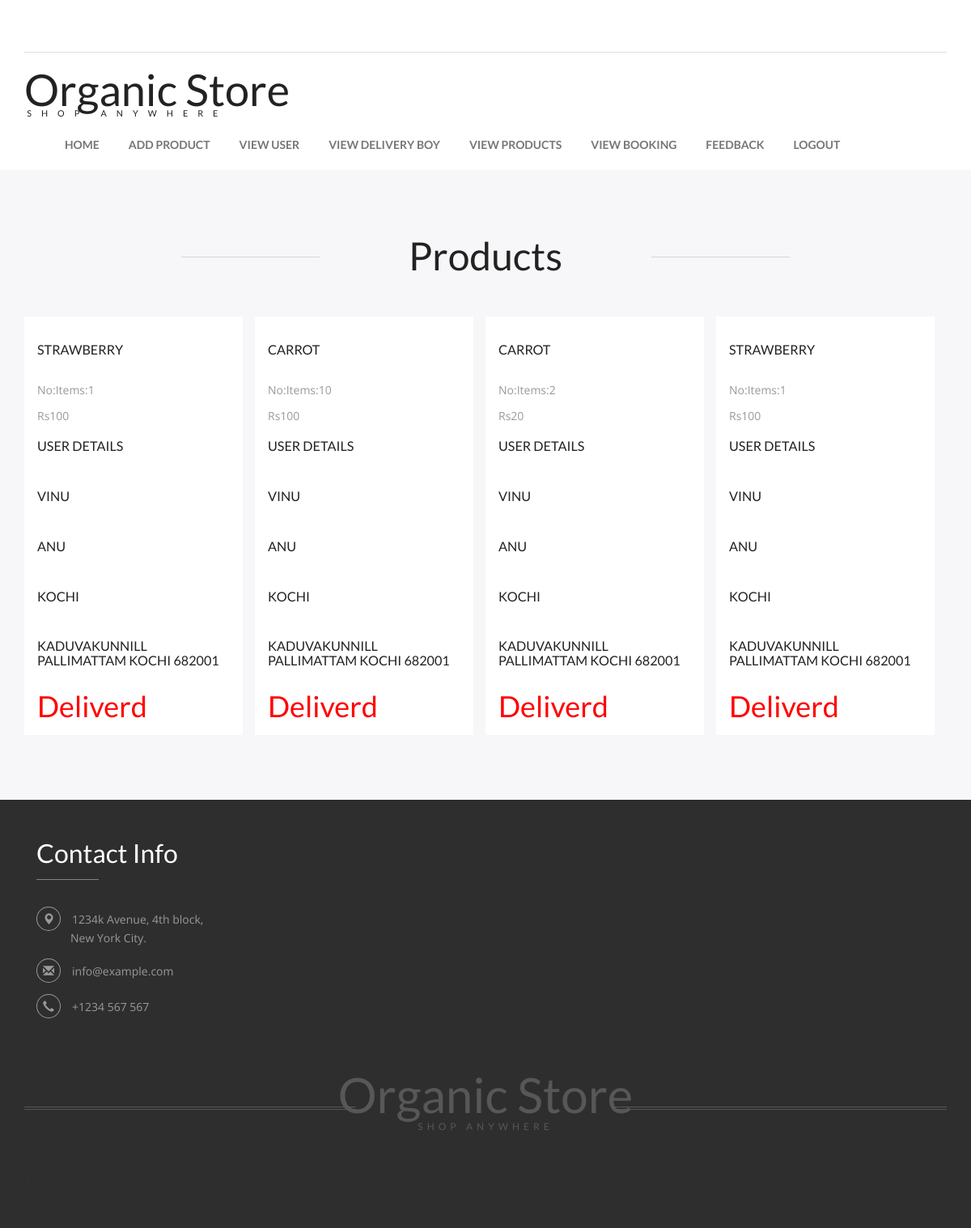
Screenshot of /admin_booked_pro/ (signed in) with the database file from the repository.
### app/models.py (models this page shows)
class Cart_table(models.Model):
    cart_id = models.AutoField(primary_key=True)
    cart_date=models.CharField(max_length=100)
    cart_name=models.CharField(max_length=100)
    cart_cat=models.CharField(max_length=100)
    cart_stock=models.CharField(max_length=100)
    cart_rate=models.CharField(max_length=100)
    userid=models.ForeignKey(Usertable,on_delete=models.CASCADE,blank=True,null=True)
    p_id=models.ForeignKey(Product_table,on_delete=models.CASCADE,blank=True,null=True)
    cart1=models.CharField(max_length=100,default="" )
    cart2=models.CharField(max_length=100,default="" )

class Product_table(models.Model):
    p_id = models.AutoField(primary_key=True)
    p_date=models.CharField(max_length=100)
    p_name=models.CharField(max_length=100)
    p_img=models.ImageField(max_length=100)
    p_cat=models.CharField(max_length=100)
    p_stock=models.CharField(max_length=100)
    p_rate=models.CharField(max_length=100)
    userid=models.ForeignKey(Usertable,on_delete=models.CASCADE,blank=True,null=True)
    pro1=models.CharField(max_length=100,default="" )
    pro2=models.CharField(max_length=100,default="" )

class Usertable(models.Model):
    userid = models.AutoField(primary_key=True)
    user_name=models.CharField(max_length=100)
    user_lname=models.CharField(max_length=100)
    user_phone=models.CharField(max_length=100)
    user_address=models.CharField(max_length=100)
    user_email=models.CharField(max_length=100)
    user_pass=models.CharField(max_length=100)
    user_loca=models.CharField(max_length=100)
    user1=models.CharField(max_length=100,default="" )
    user2=models.CharField(max_length=100,default="" )

### app/views.py (the view)
# urls.py: path('admin_booked_pro/', views.admin_booked_pro),
def admin_booked_pro(request):
    msg=""
    uid=request.session['uid']
    abc=Cart_table.objects.all()
    print(uid)
    print(uid)
    print(abc)
    if request.POST:
        abc=Cart_table.objects.filter(userid_id=uid).delete()
        msg="moved to trash"
    return render(request, 'admin/admin_booked_pro.html',{"abc":abc,"msg":msg})

### Templates/Admin/admin_booked_pro.html (shortened to what this page needs)
{% extends 'admin/admin_home.html' %}
	{% load static %}
	{% block content %}
    <div class="new-collections">
        <div class="container">
            <h3 class="animated wow zoomIn" data-wow-delay=".5s">Products</h3>
            <div class="new-collections-grids">
                {% for i in abc%}
                <div class="col-md-3 new-collections-grid ">
                    <div class="new-collections-grid1 animated wow slideInUp">
                        <h4><a href="">{{i.p_id.p_name}}</a></h4><br>
                        <p> No:Items:{{i.cart_stock}}</p>
                        <p>Rs{{i.cart_rate}}</p>
                        <h4><a href="">User details</a></h4><br>
                        <h4><a href="">{{i.userid.user_name}} </a></h4><br>
                        <h4><a href="">{{i.userid.user_lname}} </a></h4><br>
                        <h4><a href="">{{i.userid.user_loca}} </a></h4><br>
                        <h4><a href="">{{i.userid.user_address}} </a></h4><br>
                        {% if i.cart_cat == "delivered" %}
                                    <h1 style="color:red;">Deliverd</h1>
                        {% endif %}
            </div>
        </div>
                {% endfor %}
            </div>
            </div>
        </div>
	{% endblock %}

### Templates/Admin/admin_home.html (shortened to what this page needs)
{% load static %}
<!DOCTYPE html>
<html>
<head>
	<link href="{% static 'css/bootstrap.css' %}" rel="stylesheet" type="text/css" media="all" />
	<link href="{% static 'css/style.css' %}" rel="stylesheet" type="text/css" media="all" />
	<link rel="stylesheet" href="{% static 'css/jquery.countdown.css' %}" />
	<link href="{% static 'css/animate.min.css' %}" rel="stylesheet">
</head>
<body>
	<div class="header">
		<div class="container">
			<div class="header-grid">
			</div>
			<div class="logo-nav">
				<div class="logo-nav-left animated wow zoomIn" data-wow-delay=".5s">
					<h1><a href="index.html">Organic Store <span>Shop anywhere</span></a></h1>
				</div>
				<div class="logo-nav-left1">
					<nav class="navbar navbar-default">
						<div class="collapse navbar-collapse" id="bs-megadropdown-tabs">
							<ul class="nav navbar-nav">
								<li><a href="/admin_home">Home</a></li>
								<li><a href="/admin_add_product">Add Product</a></li>
								<li><a href="/admin_view_user">View User</a></li>
								<li><a href="/admin_view_dboy">View Delivery Boy</a></li>
								<li><a href="/admin_view_product">View Products</a></li>
								<li><a href="/admin_booked_pro">View Booking</a></li>
								<li><a href="/feedback">Feedback</a></li>
								<li><a href="/home">Logout</a></li>
							</ul>
						</div>
					</nav>
				</div>
			</div>
			<div class="clearfix"> </div>
		</div>
	</div>
	{% block content %}{% endblock %}
	<div class="footer">
		<div class="container">
			<div class="footer-grids">
				<div class="col-md-3 footer-grid animated wow slideInLeft" data-wow-delay=".6s">
					<h3>Contact Info</h3>
					<ul>
						<li><i class="glyphicon glyphicon-map-marker" aria-hidden="true"></i>1234k Avenue, 4th block,
							<span>New York City.</span></li>
						<li><i class="glyphicon glyphicon-envelope" aria-hidden="true"></i><a
								href="mailto:info@example.com">info@example.com</a></li>
						<li><i class="glyphicon glyphicon-earphone" aria-hidden="true"></i>+1234 567 567</li>
					</ul>
				</div>
				<div class="clearfix"> </div>
			</div>
			<div class="footer-logo animated wow slideInUp" data-wow-delay=".5s">
				<h2><a href="index.html">Organic Store <span>shop anywhere</span></a></h2>
			</div>
			<div class="copy-right animated wow slideInUp" data-wow-delay=".5s">
			</div>
		</div>
	</div>
</body>
</html>

### static/css/style.css (style rules this page uses)
html, body { font-size: 100%; background: #fff; font-family: 'Open Sans', sans-serif; }
p { margin:0; }
h1,h2,h3,h4,h5,h6 { font-family: 'Lato', sans-serif; margin:0; }
ul,label { margin:0; padding:0; }
.header-grid-left ul li a,.new-collections-grid1-image-pos a,.new-collections-grid1 h4 a,.login a,.register-home a,.checkout-right-basket a,.bootstrap-tab-text-grid-right ul li a,.occasion-cart a,input[type="submit"],.mail-grid-right1 ul li a,.categories ul li a,.new-products-grid-right-add-cart p a,.new-products-grid-right h4 a,.products-right-grid1-add-cart p a,.timer-grid-left h3 a,.new-collections-grid1-left p a,.copy-right p a,.footer-grid-sub-grid-right h4 a,input[type="submit"],.footer-grid ul li a { transition:.5s ease-in-out; -webkit-transition:.5s ease-in-out; -moz-transition:.5s ease-in-out; -o-transition:.5s ease-in-out; }
.header-grid { padding:2em 0; border-bottom:1px solid #DEDEDE; }
.logo-nav { padding:2em 0; }
.logo-nav-left { float:left; }
.logo-nav-left h1 a { font-size:1.5em; color:#222; text-decoration:none; }
.logo-nav-left h1 a span { display: block; font-size: .2em; line-height: 0; text-transform: uppercase; letter-spacing: 12px; color: #222222; padding-left: .3em; }
.logo-nav-left1 { float: left; margin-left: 2em; }
.logo-nav-left1 ul li a { font-size:.875em; color: #222; text-decoration: none; font-family: 'Lato', sans-serif; text-transform: uppercase; font-weight: 600; }
.navbar-default .navbar-collapse, .navbar-default .navbar-form { border: none; }
.navbar-default { background: none; border: none; }
.navbar-collapse { padding: 0; }
.navbar-nav > li > a { padding: 29px 18px 0; }
.banner-bottom,.new-collections,.checkout,.collections-bottom,.timer,.register,.products,.typo,.mail,.single,.login,.single-related-products { padding:5em 0; }
.new-collections h3,h3.title,.mail h3,.single-related-products h3,.login h3,.register h3 { text-align: center; color:#222; margin: 0; position: relative; font-size: 3em; }
.new-collections h3:before,.new-collections h3:after,h3.title:before,h3.title:after,.mail h3:before,.mail h3:after,.single-related-products h3:before,.single-related-products h3:after,.login h3:before,.login h3:after,.register h3:before,.register h3:after { position: absolute; top: 50%; width: 15%; height: 1px; background: #D5D5D5; content: ''; }
.new-collections h3:before,.single-related-products h3:before { left:17%; }
.new-collections h3:after,.single-related-products h3:after { right:17%; }
.new-collections-grid { padding-left:0; }
.new-collections-grids { margin: 3em 0 0; }
.new-collections-grid1 { padding: 1em; background: #fff; }
.new-collections-grid1 h4 a { font-size: .9em; color: #222; margin: 1em 0 .3em; text-transform: uppercase; display: block; text-decoration: none; }
.new-collections-grid1 p { font-size:14px; color:#999; line-height:1.8em; margin:0 0 .5em; }
.new-collections { background: #F7F7F9; }
.new-collections-grid1 { position: relative; }
.new-collections-grid1:before { content: ""; position: absolute; width: 0%; height:72%; left: 50%; top: 0; background:rgba(255, 255, 255, 0.5); transition: all 0.3s ease; z-index: 3; }
.footer { background:#2E2E2E; padding:3em 0; }
.footer-grid h3 { font-size:2em; color:#fff; margin:0 0 1em; position:relative; padding-bottom:.5em; }
.footer-grid h3:before { position: absolute; bottom: 0%; left: 0%; width:30%; height: 1px; background: #828282; content: ''; }
.footer-grid ul li { list-style-type:none; margin-bottom:1em; color:#999; font-size:14px; }
.footer-grid ul li i { color: #999; border: 1px solid #999; padding:.5em; border-radius: 100%; -webkit-border-radius: 100%; -moz-border-radius: 100%; -o-border-radius: 100%; -ms-border-radius: 100%; margin-right: 1em; }
.footer-grid ul li span { display:block; margin-left: 3em; }
.footer-grid ul li a { color:#999; text-decoration:none; }
.footer-logo { text-align:center; margin:3em 0; }
.footer-logo h2 a { font-size: 2em; color:#575757; text-decoration: none; position: relative; }
.footer-logo h2 { position:relative; }
.footer-logo h2 a span { display:block; font-size:.2em; letter-spacing:5px; text-transform:uppercase; }
.footer-logo h2:before,.footer-logo h2:after { content: ''; width: 36%; height: 4px; border-top: 1px solid #575757; border-bottom: 1px solid #575757; position: absolute; top: 60%; }
.footer-logo h2:before { left: 0%; }
.footer-logo h2:after { right: 0%; }
@media (max-width:1366px) { .logo-nav { padding: 1em 0 2em; } }

### rows the page displays
Cart_table: p_id.p_name "STRAWBERRY", cart_stock "1", cart_rate "100", userid.user_name "VINU", userid.user_lname "ANU", userid.user_loca "KOCHI", userid.user_address "KADUVAKUNNILL PALLIMATTAM KOCHI 682001", cart_cat "Deliverd"
Cart_table: p_id.p_name "CARROT", cart_stock "10", cart_rate "100", userid.user_name "VINU", userid.user_lname "ANU", userid.user_loca "KOCHI", userid.user_address "KADUVAKUNNILL PALLIMATTAM KOCHI 682001", cart_cat "Deliverd"
Cart_table: p_id.p_name "CARROT", cart_stock "2", cart_rate "20", userid.user_name "VINU", userid.user_lname "ANU", userid.user_loca "KOCHI", userid.user_address "KADUVAKUNNILL PALLIMATTAM KOCHI 682001", cart_cat "Deliverd"
Cart_table: p_id.p_name "STRAWBERRY", cart_stock "1", cart_rate "100", userid.user_name "VINU", userid.user_lname "ANU", userid.user_loca "KOCHI", userid.user_address "KADUVAKUNNILL PALLIMATTAM KOCHI 682001", cart_cat "Deliverd"
